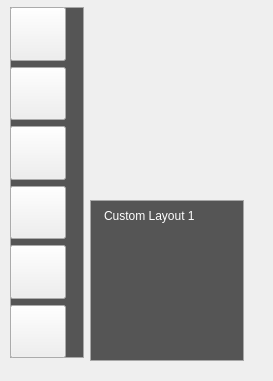
<?xml version="1.0" encoding="UTF-8"?>
<ui version="4.0">
 <class>IrregularLayout</class>
 <widget class="QWidget" name="IrregularLayout">
  <property name="geometry">
   <rect>
    <x>0</x>
    <y>0</y>
    <width>273</width>
    <height>381</height>
   </rect>
  </property>
  <property name="focusPolicy">
   <enum>Qt::StrongFocus</enum>
  </property>
  <property name="windowTitle">
   <string>Form</string>
  </property>
  <widget class="QWidget" name="widgetRight" native="true">
   <property name="geometry">
    <rect>
     <x>90</x>
     <y>200</y>
     <width>154</width>
     <height>161</height>
    </rect>
   </property>
   <layout class="QVBoxLayout" name="verticalLayout_2">
    <property name="leftMargin">
     <number>0</number>
    </property>
    <property name="topMargin">
     <number>0</number>
    </property>
    <property name="rightMargin">
     <number>0</number>
    </property>
    <property name="bottomMargin">
     <number>0</number>
    </property>
    <item>
     <widget class="QListWidget" name="listWidgetCustom">
      <property name="styleSheet">
       <string notr="true">QListWidget
{
outline: none;
border: 1px solid #a7a7a7;
background-color: rgba(46, 46, 46, 80%);
}
QListWidget::item
{
border: 0px;
height: 30px;
padding-left: 10px;
background-color: transparent;
color: #ffffff;
}
QListWidget::item:hover
{
background-color: rgba(44, 122, 158, 220);
}
QListWidget::item:selected
{
color: #0AA9E3;
}</string>
      </property>
      <item>
       <property name="text">
        <string>Custom Layout 1</string>
       </property>
      </item>
     </widget>
    </item>
   </layout>
  </widget>
  <widget class="QWidget" name="widgetLeft" native="true">
   <property name="geometry">
    <rect>
     <x>10</x>
     <y>7</y>
     <width>74</width>
     <height>351</height>
    </rect>
   </property>
   <property name="styleSheet">
    <string notr="true">#widgetLeft
{
border: 1px solid #a7a7a7;
background-color: rgba(46, 46, 46, 80%);
}</string>
   </property>
   <layout class="QVBoxLayout" name="verticalLayout">
    <item>
     <widget class="MyIconToolButton" name="toolButton_layout8_1">
      <property name="sizePolicy">
       <sizepolicy hsizetype="Fixed" vsizetype="Expanding">
        <horstretch>0</horstretch>
        <verstretch>0</verstretch>
       </sizepolicy>
      </property>
      <property name="text">
       <string/>
      </property>
      <property name="icon">
       <iconset resource="../resource/resource.qrc">
        <normaloff>:/bottombar/bottombar/layout_1+7.png</normaloff>:/bottombar/bottombar/layout_1+7.png</iconset>
      </property>
      <property name="iconSize">
       <size>
        <width>48</width>
        <height>48</height>
       </size>
      </property>
     </widget>
    </item>
    <item>
     <widget class="MyIconToolButton" name="toolButton_layout8">
      <property name="sizePolicy">
       <sizepolicy hsizetype="Fixed" vsizetype="Expanding">
        <horstretch>0</horstretch>
        <verstretch>0</verstretch>
       </sizepolicy>
      </property>
      <property name="text">
       <string/>
      </property>
      <property name="icon">
       <iconset resource="../resource/resource.qrc">
        <normaloff>:/bottombar/bottombar/layout_4+4.png</normaloff>:/bottombar/bottombar/layout_4+4.png</iconset>
      </property>
      <property name="iconSize">
       <size>
        <width>48</width>
        <height>48</height>
       </size>
      </property>
     </widget>
    </item>
    <item>
     <widget class="MyIconToolButton" name="toolButton_layout14">
      <property name="sizePolicy">
       <sizepolicy hsizetype="Fixed" vsizetype="Expanding">
        <horstretch>0</horstretch>
        <verstretch>0</verstretch>
       </sizepolicy>
      </property>
      <property name="text">
       <string/>
      </property>
      <property name="icon">
       <iconset resource="../resource/resource.qrc">
        <normaloff>:/bottombar/bottombar/layout_2+12.png</normaloff>:/bottombar/bottombar/layout_2+12.png</iconset>
      </property>
      <property name="iconSize">
       <size>
        <width>48</width>
        <height>48</height>
       </size>
      </property>
     </widget>
    </item>
    <item>
     <widget class="MyIconToolButton" name="toolButton_layout12_1">
      <property name="sizePolicy">
       <sizepolicy hsizetype="Fixed" vsizetype="Expanding">
        <horstretch>0</horstretch>
        <verstretch>0</verstretch>
       </sizepolicy>
      </property>
      <property name="text">
       <string/>
      </property>
      <property name="icon">
       <iconset resource="../resource/resource.qrc">
        <normaloff>:/bottombar/bottombar/layout_1+11.png</normaloff>:/bottombar/bottombar/layout_1+11.png</iconset>
      </property>
      <property name="iconSize">
       <size>
        <width>48</width>
        <height>48</height>
       </size>
      </property>
     </widget>
    </item>
    <item>
     <widget class="MyIconToolButton" name="toolButton_layout32_2">
      <property name="sizePolicy">
       <sizepolicy hsizetype="Fixed" vsizetype="Expanding">
        <horstretch>0</horstretch>
        <verstretch>0</verstretch>
       </sizepolicy>
      </property>
      <property name="text">
       <string/>
      </property>
      <property name="icon">
       <iconset resource="../resource/resource.qrc">
        <normaloff>:/bottombar/bottombar/layout_1+3+28.png</normaloff>:/bottombar/bottombar/layout_1+3+28.png</iconset>
      </property>
      <property name="iconSize">
       <size>
        <width>48</width>
        <height>48</height>
       </size>
      </property>
     </widget>
    </item>
    <item>
     <widget class="CustomLayoutButton" name="toolButtonCustomLayout">
      <property name="sizePolicy">
       <sizepolicy hsizetype="Fixed" vsizetype="Expanding">
        <horstretch>0</horstretch>
        <verstretch>0</verstretch>
       </sizepolicy>
      </property>
      <property name="text">
       <string/>
      </property>
      <property name="icon">
       <iconset resource="../resource/resource.qrc">
        <normaloff>:/layout/layout/custom_layout_white.png</normaloff>:/layout/layout/custom_layout_white.png</iconset>
      </property>
      <property name="iconSize">
       <size>
        <width>48</width>
        <height>48</height>
       </size>
      </property>
     </widget>
    </item>
   </layout>
  </widget>
 </widget>
 <customwidgets>
  <customwidget>
   <class>CustomLayoutButton</class>
   <extends>QToolButton</extends>
   <header>CustomLayoutButton.h</header>
  </customwidget>
  <customwidget>
   <class>MyIconToolButton</class>
   <extends>QToolButton</extends>
   <header>myicontoolbutton.h</header>
  </customwidget>
 </customwidgets>
 <tabstops>
  <tabstop>toolButton_layout8_1</tabstop>
  <tabstop>toolButton_layout8</tabstop>
  <tabstop>toolButton_layout14</tabstop>
  <tabstop>toolButton_layout12_1</tabstop>
  <tabstop>toolButton_layout32_2</tabstop>
  <tabstop>toolButtonCustomLayout</tabstop>
  <tabstop>listWidgetCustom</tabstop>
 </tabstops>
 <resources>
  <include location="../resource/resource.qrc"/>
 </resources>
 <connections/>
</ui>
